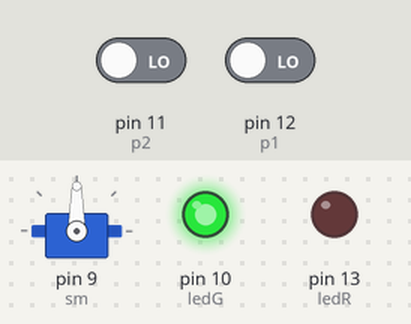
The sketch below on a simulated Arduino Uno, built with avr-gcc and run on an emulated ATmega328P. Shown: servo, output pins drawn as LEDs (lit = HIGH). Inputs (shaded band) come from the test bench; at power-on: pin 11 (p2) LOW, pin 12 (p1) LOW.

Above: at 1.2 s.
1.3 s: pin 11 (p2) driven HIGH
At 2.7 s:
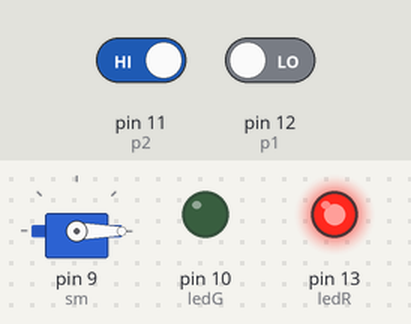
Timing chart, 0 to 4.3 s (numbered marks = the images above; inputs shaded):
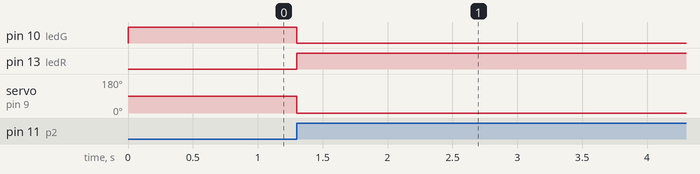

Measured:
- after the input at 1.3 s, pin 10 (ledG): HIGH → LOW at once; pin 13 (ledR): LOW → HIGH at once; servo on pin 9 (sm): 90° → 0° at once

The sketch:

UnmannedRailwayGates.ino
```cpp
#include<Servo.h>
int val1,val2;
int ledR = 13;
int ledG = 10;
int p1 = 12;
int p2 = 11;
Servo sm;
void setup()
{
  pinMode(ledR,OUTPUT);
  pinMode(ledG,OUTPUT);
  pinMode(val1,INPUT);
  pinMode(val2,INPUT);
  sm.attach(9);
  Serial.begin(9600);
}
void loop()
{
  val1 = digitalRead(p1);
  val2 = digitalRead(p2);
  if (val1 == HIGH && val2 == LOW){
    digitalWrite(ledG,LOW);
    digitalWrite(ledR,HIGH);
    sm.write(0);
    while(1)
{
      val1 = digitalRead(p1);
      val2 = digitalRead(p2);
      if (val1 == LOW && val2 == HIGH){
        digitalWrite(ledR,LOW);
        digitalWrite(ledG,HIGH);
        sm.write(90);
        delay(3000);
        break;
      }
    }
  }
  else if (val2 == HIGH && val1 == LOW){
    digitalWrite(ledG,LOW);
    digitalWrite(ledR,HIGH);
    sm.write(0);
    while(1)
    {
      val1 = digitalRead(p1);
      val2 = digitalRead(p2);
      if (val1 == HIGH && val2 == LOW){
        digitalWrite(ledR,LOW);
        digitalWrite(ledG,HIGH);
        sm.write(90);
        delay(3000);
        break;
      }
}
  }
  else if (val1 == LOW && val2 == LOW){
    digitalWrite(ledR,LOW);
    digitalWrite(ledG,HIGH);
    sm.write(90);
  }
  delay(10);
}
```
